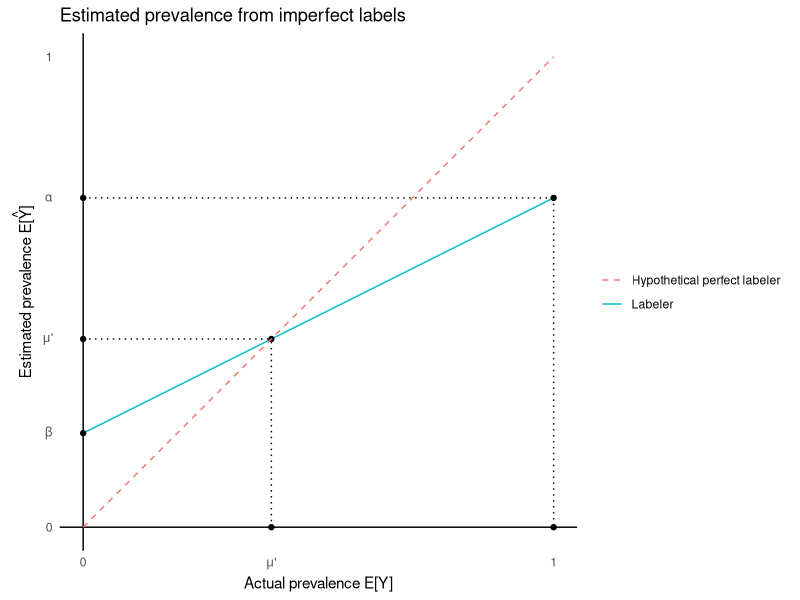

Reproduce this figure in R.
## ---- chunk 1
library(ggplot2)
fig_1 <- function(alpha = .7, beta = .2) {
  eq_point <- beta / (1 - (alpha - beta))
  ggplot() +
    geom_function(fun = \(x) beta + (alpha - beta) * x, aes(color = "Labeler")) + 
    coord_fixed() +
    geom_hline(yintercept = 0) + 
    geom_vline(xintercept = 0) +
    annotate("point", x = c(0, 0, 1, 1, eq_point, 0, eq_point), y = c(beta, alpha, alpha, 0, eq_point, eq_point, 0)) +
    annotate("segment", 
             x = c(0, 1, 0, eq_point), 
             xend = c(1, 1, eq_point, eq_point), 
             y = c(alpha, alpha, eq_point, 0), 
             yend = c(alpha, 0, eq_point, eq_point), linetype = 'dotted') +
    scale_y_continuous(breaks = c(0, beta, eq_point, alpha, 1), limits = c(0, 1),
                       labels = c("0", expression(beta), expression(mu * "'"), expression(alpha), 1)) +
    scale_x_continuous(breaks = c(0, eq_point, 1), limits = c(0, 1), labels = c("0", expression(mu * "'"), "1")) +
    labs(y = expression("Estimated prevalence E[" * hat(Y) *"]"), x = "Actual prevalence E[Y]", color = NULL, title = "Estimated prevalence from imperfect labels") +
    theme_minimal() +
    theme(panel.grid = element_blank()) +
    geom_function(fun = \(x) x, aes(color = "Hypothetical perfect labeler"), linetype = 'dashed')
}
fig_1()
